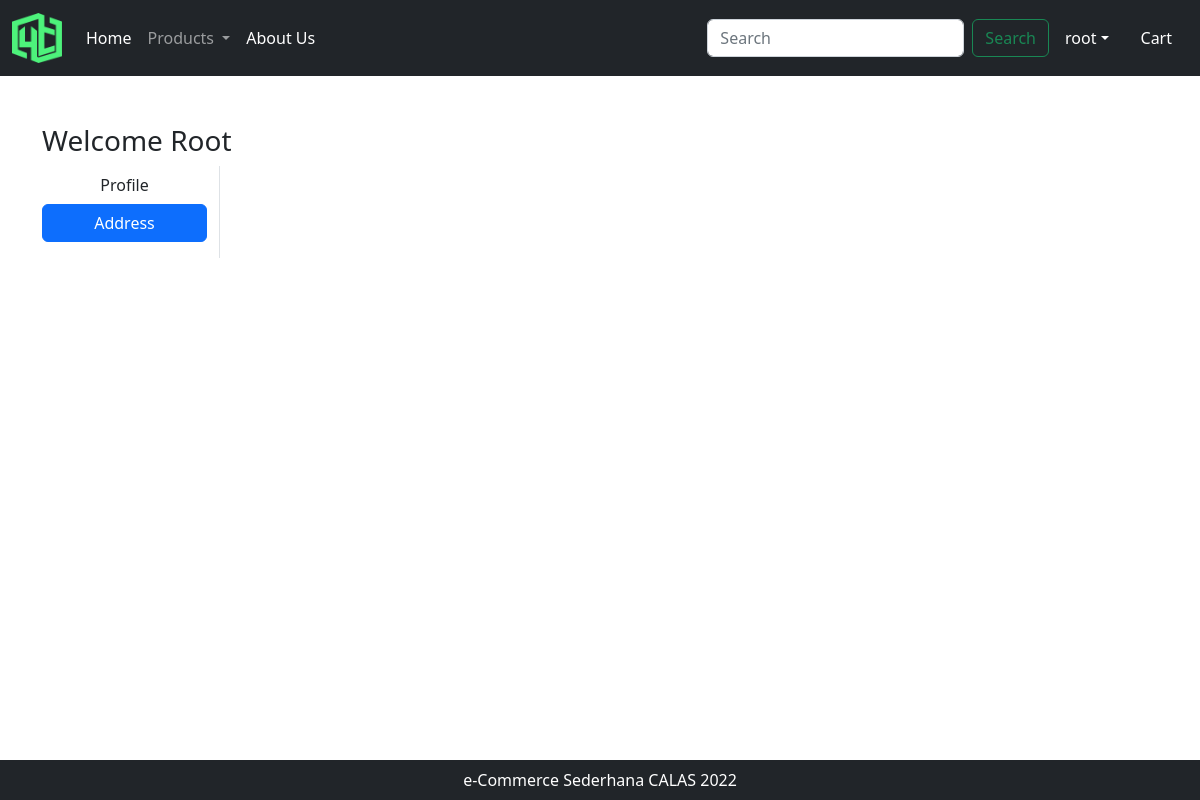
Page /address/ (signed in) on the earlier database version.
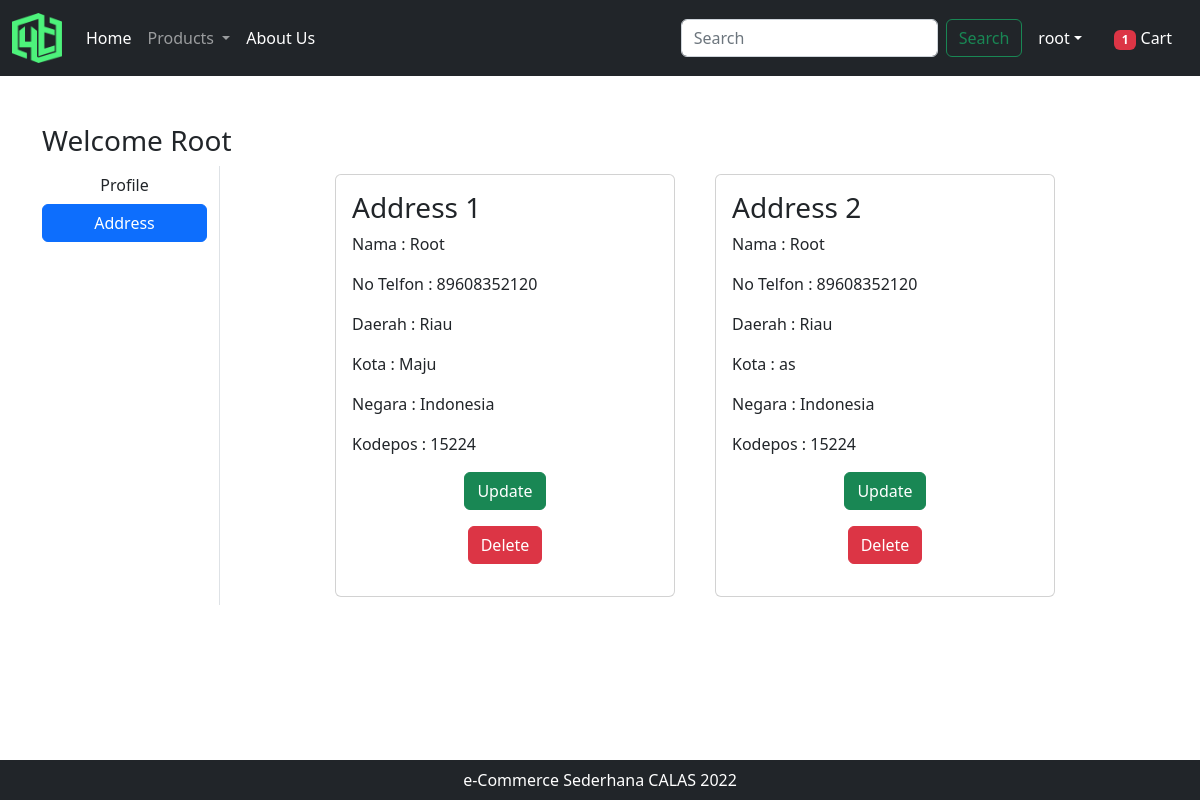
Same page on the later database version.
### app/models.py (models this page shows, shortened)
class Customer(models.Model):
    user = models.ForeignKey(User, on_delete=models.CASCADE)
    nama = models.CharField(max_length=200)
    daerah = models.CharField(max_length=200)
    kota = models.CharField(max_length=50)
    notelp = models.IntegerField(default=0)
    kodepos = models.IntegerField()
    negara = models.CharField(choices=STATE_CHOICES, max_length=100)

### app/views.py (the view)
# urls.py: path('address/', views.address, name='address'),
def address(request):
    add = Customer.objects.filter(user=request.user)
    totalitem = 0
    if request.user.is_authenticated:
        totalitem = len(Cart.objects.filter(user=request.user))
    return render(request, 'app/address.html', locals())

### app/templates/app/address.html (shortened to what this page needs)
{% extends 'app/base.html' %}
{% load static %}
{% block main-content %}
<div class="container my-5">
    <div class="row">
        <h3>Welcome <span class="text-capitalize">{{ user }}</span></h3>
        <div class="col-sm-2 border-end">
            <ul class="list-unstyled">
                <li class="d-grid"><a href="{% url 'profile' %}" class="btn">Profile</a></li>
                <li class="d-grid"><a href="{% url 'address' %}" class="btn btn-primary">Address</a></li>
            </ul>
        </div>
        <div class="col-sm-8 offset-sm-1">
            <div class="row">
                {% for ad in add %}
                    <div class="col-sm-6">
                        <div class="card m-2">
                            <div class="card-body">
                                <h3>Address {{forloop.counter}}</h3>
                                <p>Nama : {{ad.nama}}</p>
                                <p>No Telfon : {{ad.notelp}}</p>
                                <p>Daerah : {{ad.daerah}}</p>
                                <p>Kota : {{ad.kota}}</p>
                                <p>Negara : {{ad.negara}}</p>
                                <p>Kodepos : {{ad.kodepos}}</p>
                                <p class="text-center"><a href="{% url 'updateaddress' pk=ad.id %}" type="button" class="btn btn-success">Update</a></p>
                                <p class="text-center"><a href="{% url 'deleteaddress' pk=ad.id %}" type="button" class="btn btn-danger">Delete</a></p>
                            </div>
                        </div>
                    </div>
                {% endfor %}
            </div>
        </div>
    </div>
</div>
{% endblock main-content %}

### app/templates/app/base.html (shortened to what this page needs)
<!DOCTYPE html>
{% load static %}
<html lang="en">
<head>
    <link href="https://cdn.jsdelivr.net/npm/bootstrap@5.2.3/dist/css/bootstrap.min.css" rel="stylesheet">
    <link rel="stylesheet" href="{% static 'app/css/owl.carousel.min.css' %}"/>
    <link rel="stylesheet" href="{% static 'app/css/all.min.css' %}"/>
    <link rel="stylesheet" href="{% static 'app/css/style.css' %}"/>
</head>
<body>
    <nav class="navbar navbar-expand-lg navbar-dark bg-dark">
        <div class="container-fluid">
          <a class="navbar-brand" href="#">
            <img src="{% static 'app/images/YC.png' %}" width="50" height="50">
          </a>
          <div class="collapse navbar-collapse" id="navbarSupportedContent">
            <ul class="navbar-nav me-auto mb-2 mb-lg-0">
              {% if user.is_authenticated %}
              <li class="nav-item">
                <a class="nav-link active" aria-current="page" href="/">Home</a>
              </li>
              <li class="nav-item dropdown">
                <a class="nav-link dropdown-toggle" href="#" role="button" data-bs-toggle="dropdown" aria-expanded="false">
                  Products
                </a>
              </li>
              <li class="nav-item">
                <a class="nav-link text-white" href="{% url 'tentang' %}">About Us</a>
              </li>
            </ul>
            <form class="d-flex" role="search" action="/search">
              <input class="form-control me-2" type="search" placeholder="Search" name="search" aria-label="Search">
              <button class="btn btn-outline-success" type="submit">Search</button>
            </form>
          </div>
          <ul class="navbar-nav me-auto mb-2 mb-lg-0">
            <li class="nav-item dropdown mx-2">
              <a class="nav-link dropdown-toggle text-white" href="#" id="profileDropdown" role="button" data-bs-toggle="dropdown" aria-expanded="false">{{user}}</a>
            </li>
            <li class="nav-item mx-2">
              <a href="{% url 'showcart' %}" class="nav-link text-white"><span class="badge bg-danger">{% if totalitem > 0 %} {{totalitem}} {% endif %}</span> Cart</a>
            </li>
            {% endif %}
          </ul>
        </div>
      </nav>
      {% block main-content %}{% endblock main-content %}
      <footer class="container-fluid bg-dark text-center p-2 mt-5 text-white fixed-bottom">
        e-Commerce Sederhana CALAS 2022
      </footer>
</body>
</html>

Differences in the rows shown:
added Customer: nama "Root", notelp "89608352120", daerah "Riau", kota "Maju", negara "Indonesia", kodepos "15224"
added Customer: nama "Root", notelp "89608352120", daerah "Riau", kota "as", negara "Indonesia", kodepos "15224"
Other differences:
{{ totalitem }}: (not shown) → "1"
